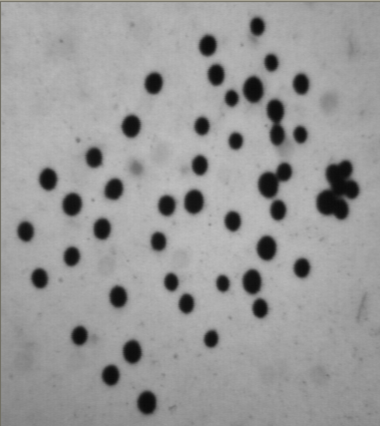
#> input picture imaging/2/sample1.png, 380 x 426 px
$ python hough.py
#> lines starting #> are read from the running program, lines starting #| are printed output that depends on the picture; after the words box and inside, x2 and y2 are one past the last pixel; in counts of white or black regions, pixels touching at a corner belong together
#opencvをインポートします。
import cv2
import numpy as np
#フォントの指定
fontType = cv2.FONT_HERSHEY_COMPLEX
#検出する画像の読み込み
frame = cv2.imread('sample1.png')
#> frame is the input picture: shape (426, 380, 3); mean B, G, R 152.8, 152.9, 152.9
#1チャンネル（白黒画像に変換）
gray = cv2.cvtColor(frame, cv2.COLOR_BGR2GRAY)
#Cannyにてエッジ検出処理（やらなくてもよい）
canny_gray = cv2.Canny(gray,100,200)
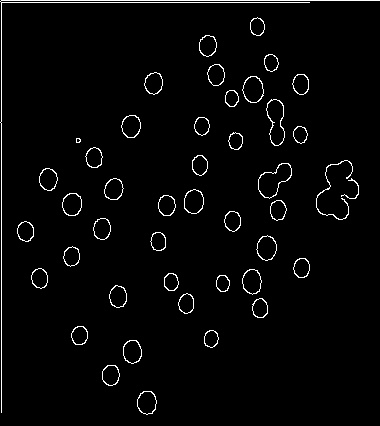
#> canny_gray: shape (426, 380); 2.6% white in thin lines or dots
#結果の書き込み
cv2.imwrite('totyu.png',canny_gray)
#houghで使う画像の指定、後で変えたりする際に変数してしておくと楽。
cimg = canny_gray

j = 1
#hough関数
circles = cv2.HoughCircles(cimg,cv2.HOUGH_GRADIENT,
                           1,10,param1=120,param2=10,
                           minRadius=8,maxRadius=19)
#> circles = 46 rows, first 8: [266.5, 247.5, 10.9], [146.5, 402.5, 10.5], [113.5, 188.5, 9.4], [101.5, 228.5, 9.1], [71.5, 204.5, 10.5], [215.5, 74.5, 9.1], [328.5, 201.5, 13.6], [192.5, 202.5, 9.6]
    # param1 ; canny()エッジ検出機に渡される２つの閾値のうち、大きいほうの閾値0
    # param2 ; 円の中心を検出する際の投票数の閾値、小さくなるほど、より誤検出が起こる可能性がある。
    # minRadius ; 検出する円の最小値
    # maxRadius ; 検出する円の最大値

#検出された際に動くようにする。
if circles is not None and len(circles) > 0:
    #型をfloat32からunit16に変更：整数のタイプになるので、後々トラブルが減る。
    circles = np.uint16(np.around(circles))
#> circles = 46 rows, first 8: [266, 248, 11], [146, 402, 10], [114, 188, 9], [102, 228, 9], [72, 204, 10], [216, 74, 9], [328, 202, 14], [192, 202, 10]

    for i in circles[0,:]:
        # 外側の円を描く
        cv2.circle(frame,(i[0],i[1]),i[2],(0,255,0),2)
        # 中心の円を描く
        cv2.circle(frame,(i[0],i[1]),2,(0,0,255),2)
        # 円の数を数える
        j = j + 1
#> this loop made 46 passes
#> i on passes 1 to 12: [266, 248, 11], [146, 402, 10], [114, 188, 9], [102, 228, 9], [72, 204, 10], [216, 74, 9], [328, 202, 14], [192, 202, 10], [208, 46, 9], [40, 278, 8], [270, 182, 13], [252, 280, 11]
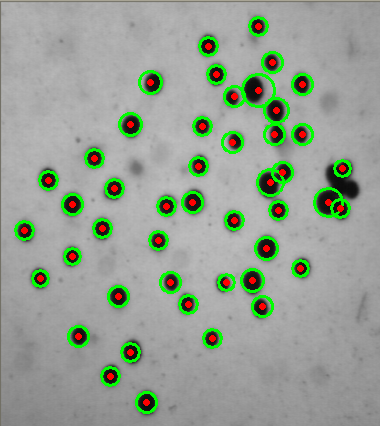
#> frame: shape (426, 380, 3); 6.23% of pixels changed, all inside (x1, y1, x2, y2) = (14, 16, 352, 414)
#> after the loop, j = 47
#円の合計数を表示
cv2.putText(frame,'Total :'+str(j), (30,30), fontType, 1, (0, 0, 0), 1, cv2.LINE_AA)
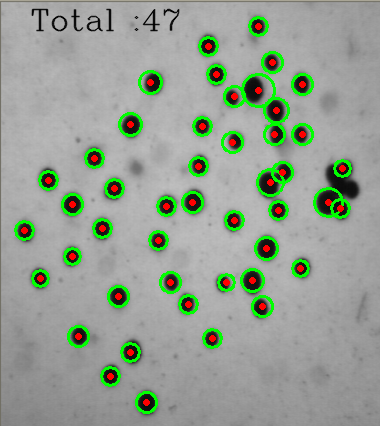
#> frame: shape (426, 380, 3); 0.66% of pixels changed, all inside (x1, y1, x2, y2) = (31, 8, 180, 32)
#結果画像の表示
cv2.imshow('',frame)
#結果の書き込み
cv2.imwrite('hough_circle.png',frame)

#キー入力を待つ
cv2.waitKey(0)
#全ての開いたウインドウ閉じる
cv2.destroyAllWindows()
